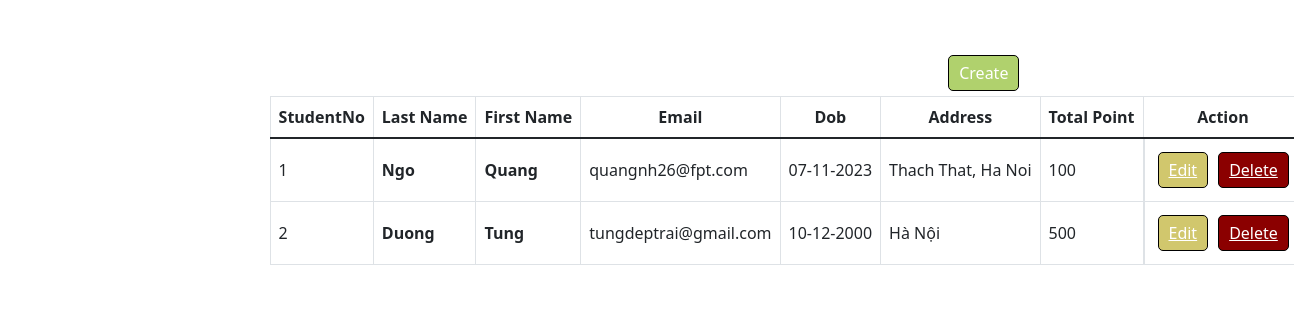
The page / on the database its author committed.
### tables this page shows
CREATE TABLE students (
    studentNo INTEGER PRIMARY KEY AUTOINCREMENT,
    lastName TEXT,
    firstName TEXT,
    email TEXT,
    dob TIMESTAMP NOT NULL DEFAULT CURRENT_TIMESTAMP,
    address TEXT,
    totalPoint TEXT
);

### Application.py (the view)
@app.route('/')
def getAllStudent():
    studentList = studentService.getAllStudent()
    return render_template('index.html', entries=studentList)

### repository/StudentRepository.py (called while the page is built)
def getAllStudent():
    try:
        connection = sqlite3.connect('database.db')
        cursor = connection.execute("SELECT * FROM students")
        studentList = []
        for row in cursor:
            studentNo = row[0]
            lastName = row[1]
            firstName = row[2]
            email = row[3]
            dob = row[4]
            address = row[5]
            point = row[6]
            studentList.append(student.Student(studentNo, lastName, firstName, email, dob, address, point))
        return studentList
    finally:
        cursor.close()
        connection.close()

### service/StudentService.py (called while the page is built)
def getAllStudent():
    return studentRepository.getAllStudent()

### templates/index.html (shortened to what this page needs)
<!DOCTYPE html>
<html lang="en">
<head>
    <link rel="stylesheet" href="https://cdn.jsdelivr.net/npm/bootstrap@5.1.3/dist/css/bootstrap.min.css">
</head>
<body>
<div class="container-table col-md-7">
    <a id="btn-create" class="btn btn-danger" href="/create-page">Create</a>
    <table class="table table-bordered table-hover">
        <thead>
        <tr>
            <th>StudentNo</th>
            <th>Last Name</th>
            <th>First Name</th>
            <th>Email</th>
            <th>Dob</th>
            <th>Address</th>
            <th>Total Point</th>
            <th>Action</th>
        </tr>
        </thead>
        <tbody>
        {% for entry in entries %}
            <tr>
                <td>{{ entry.studentNo }}</td>
                <td><strong>{{ entry.lastName }}</strong></td>
                <td><strong>{{ entry.firstName }}</strong></td>
                <td>{{ entry.email }}</td>
                <td>{{ entry.dob }}</td>
                <td>{{ entry.address }}</td>
                <td>{{ entry.totalPoint }}</td>
                <td class="btn-container">
                    <a class="btn-update" href="/update-page/{{ entry.studentNo }}">Edit</a>
                    <a class="btn-delete" href="/delete/{{ entry.studentNo }}">Delete</a>
                </td>
            </tr>
        {% endfor %}
        </tbody>
    </table>
</div>
</body>
</html>

### templates/index.html (style rules this page uses)
body { margin: 0; padding: 0; }
.container-table { margin: 50px auto; }
.btn-container { display: flex; justify-content: space-between; }
.btn-container a { color: white; margin-right: 10px; }
.btn-container .btn-delete, .btn-container .btn-update, #btn-create { border: 1px solid black; border-radius: 5px; padding: 5px 10px; margin: 5px; display: inline-block; }
.btn-container .btn-delete { background-color: darkred; }
.btn-container .btn-update { background-color: #d1c76d; }
#btn-create { float: right; background-color: #b0d16d; }
.table td, .table th { white-space: nowrap; vertical-align: middle; }
.table th { text-align: center; }

### rows shown on the page
students: studentNo "1", lastName "Ngo", firstName "Quang", email "quangnh26@fpt.com", dob "07-11-2023", address "Thach That, Ha Noi", totalPoint "100"
students: studentNo "2", lastName "Duong", firstName "Tung", email "tungdeptrai@gmail.com", dob "10-12-2000", address "Hà Nội", totalPoint "500"
